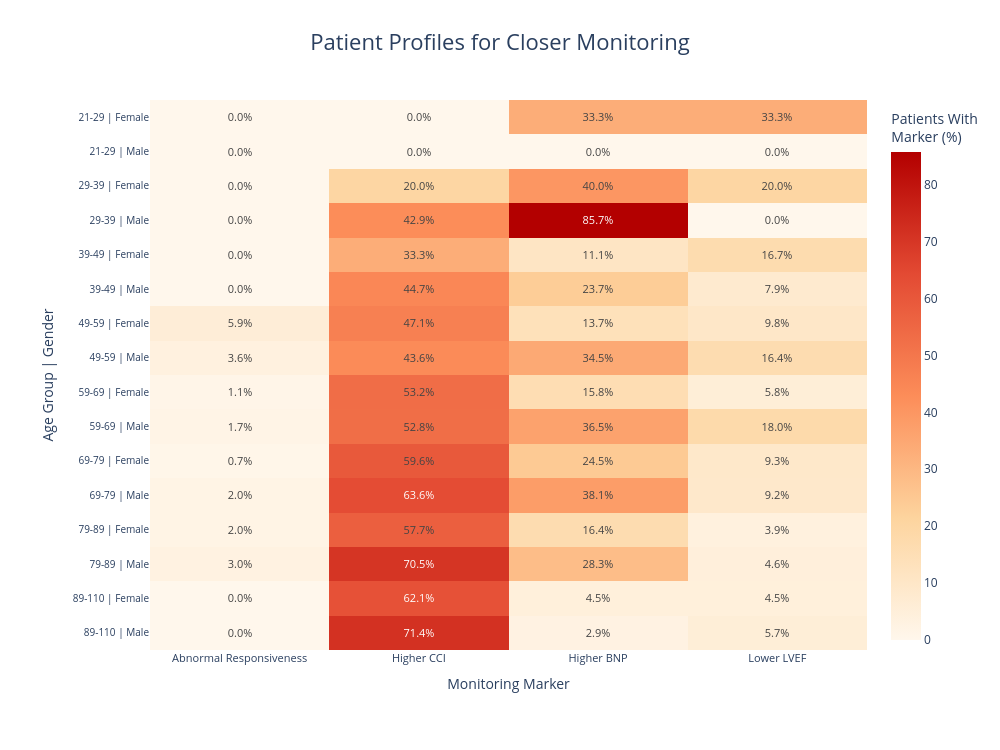

Write notebook code for a chart like this one.
### Code cell
# ------------------------------------------------------------
# STEP 2: CHECK REQUIRED COLUMNS
# ------------------------------------------------------------

required_cols = [
    "inpatient_number",
    "agecat",
    "gender",
    "consciousness",
    "cci_score",
    "lvef",
    "brain_natriuretic_peptide"
]

missing_cols = [
    col for col in required_cols
    if col not in df_priority.columns
]

if missing_cols:
    print("Missing columns:", missing_cols)
else:
    print("All required columns are available.")


# ------------------------------------------------------------
# STEP 3: CONVERT CLINICAL MARKERS TO NUMERIC
# ------------------------------------------------------------

numeric_cols = [
    "cci_score",
    "lvef",
    "brain_natriuretic_peptide"
]

for col in numeric_cols:
    df_priority[col] = pd.to_numeric(
        df_priority[col],
        errors="coerce"
    )


# ------------------------------------------------------------
# STEP 4: CREATE ABNORMAL RESPONSIVENESS FLAG
# ------------------------------------------------------------

# Clear consciousness = 0
# Any other recorded consciousness state = 1

df_priority["Abnormal_Response"] = (
    df_priority["consciousness"]
    .astype(str)
    .str.strip()
    .str.lower()
    .ne("clear")
).astype(int)


# ------------------------------------------------------------
# STEP 5: CALCULATE DATASET-DERIVED THRESHOLDS
# ------------------------------------------------------------

# Higher CCI = top 25% of CCI values
cci_q75 = df_priority[
    "cci_score"
].quantile(0.75)

# Higher BNP = top 25% of BNP values
bnp_q75 = df_priority[
    "brain_natriuretic_peptide"
].quantile(0.75)

# Lower LVEF = bottom 25% of LVEF values
lvef_q25 = df_priority[
    "lvef"
].quantile(0.25)


# Display thresholds
print("\nDATASET-DERIVED THRESHOLDS")
print("--------------------------------")

print(
    "75th percentile CCI:",
    round(cci_q75, 2)
)

print(
    "75th percentile BNP:",
    round(bnp_q75, 2)
)

print(
    "25th percentile LVEF:",
    round(lvef_q25, 2)
)


# ------------------------------------------------------------
# STEP 6: CREATE MONITORING MARKER FLAGS
# ------------------------------------------------------------

# Higher CCI
df_priority["High_CCI"] = (
    df_priority["cci_score"] >= cci_q75
).astype(int)


# Higher BNP
df_priority["Higher_BNP"] = (
    df_priority[
        "brain_natriuretic_peptide"
    ] >= bnp_q75
).astype(int)


# Lower LVEF
df_priority["Lower_LVEF"] = (
    df_priority["lvef"] <= lvef_q25
).astype(int)


# ------------------------------------------------------------
# STEP 7: CREATE PATIENT PROFILE
# ------------------------------------------------------------

# Combine Age Group and Gender

df_priority["Patient_Profile"] = (
    df_priority["agecat"]
    .astype(str)
    .str.strip()
    + " | "
    + df_priority["gender"]
    .astype(str)
    .str.strip()
)


# ------------------------------------------------------------
# STEP 8: SUMMARIZE RISK MARKERS BY PATIENT PROFILE
# ------------------------------------------------------------

profile_summary = (
    df_priority
    .groupby("Patient_Profile")
    .agg(

        Patients=(
            "inpatient_number",
            "count"
        ),

        Abnormal_Response=(
            "Abnormal_Response",
            "mean"
        ),

        High_CCI=(
            "High_CCI",
            "mean"
        ),

        Higher_BNP=(
            "Higher_BNP",
            "mean"
        ),

        Lower_LVEF=(
            "Lower_LVEF",
            "mean"
        )
    )
)


# ------------------------------------------------------------
# STEP 9: CONVERT MARKER RATES TO PERCENTAGES
# ------------------------------------------------------------

heatmap_data = (
    profile_summary[
        [
            "Abnormal_Response",
            "High_CCI",
            "Higher_BNP",
            "Lower_LVEF"
        ]
    ] * 100
)


# Rename columns for chart
heatmap_data.columns = [
    "Abnormal Responsiveness",
    "Higher CCI",
    "Higher BNP",
    "Lower LVEF"
]


print("\nPATIENT PROFILE RISK MARKERS (%)")
print("--------------------------------")

display(
    heatmap_data.round(1)
)


# ------------------------------------------------------------
# STEP 10: CREATE INTERACTIVE PRESCRIPTIVE HEATMAP
# ------------------------------------------------------------

fig_heatmap = go.Figure(

    data=go.Heatmap(

        z=heatmap_data.values,

        x=heatmap_data.columns,

        y=heatmap_data.index,

        # Percentage displayed inside cells
        text=np.round(
            heatmap_data.values,
            1
        ),

        texttemplate="%{text:.1f}%",

        textfont=dict(
            size=11
        ),

        # Custom color scale
        colorscale=[
            [0.00, "#FFF7EC"],
            [0.25, "#FDD49E"],
            [0.50, "#FC8D59"],
            [0.75, "#E34A33"],
            [1.00, "#B30000"]
        ],

        # Interactive hover
        hovertemplate=(
            "<b>Patient Profile:</b> %{y}<br>"
            "<b>Monitoring Marker:</b> %{x}<br>"
            "<b>Patients With Marker:</b> %{z:.1f}%"
            "<extra></extra>"
        ),

        colorbar=dict(
            title="Patients With<br>Marker (%)"
        )
    )
)


# ------------------------------------------------------------
# STEP 11: FORMAT INTERACTIVE HEATMAP
# ------------------------------------------------------------

fig_heatmap.update_layout(

    title=dict(
        text=(
            "Patient Profiles for Closer Monitoring"
        ),
        x=0.5,
        xanchor="center",
        font=dict(
            size=22
        )
    ),

    xaxis=dict(
        title="Monitoring Marker",
        tickfont=dict(size=11)
    ),

    yaxis=dict(
        title="Age Group | Gender",
        tickfont=dict(size=10),
        autorange="reversed"
    ),

    width=1000,
    height=750,

    template="plotly_white",

    margin=dict(
        l=150,
        r=100,
        t=100,
        b=100
    )
)


# Display interactive heatmap
fig_heatmap.show()


# ------------------------------------------------------------
# STEP 12: CREATE TOTAL MARKER COUNT FOR EACH PATIENT
# ------------------------------------------------------------

marker_cols = [
    "Abnormal_Response",
    "High_CCI",
    "Higher_BNP",
    "Lower_LVEF"
]


df_priority["Marker_Count"] = (
    df_priority[
        marker_cols
    ].sum(axis=1)
)


# ------------------------------------------------------------
# STEP 13: IDENTIFY PATIENTS WITH MULTIPLE MARKERS
# ------------------------------------------------------------

# Patient has multiple markers when 2 or more
# monitoring indicators are present

df_priority["Multiple_Markers"] = (
    df_priority["Marker_Count"] >= 2
).astype(int)


# ------------------------------------------------------------
# STEP 14: CREATE MONITORING PRIORITY LEVEL
# ------------------------------------------------------------

def assign_priority(marker_count):

    if marker_count >= 3:
        return "High Priority"

    elif marker_count == 2:
        return "Moderate Priority"

    else:
        return "Routine Priority"


df_priority["Monitoring_Priority"] = (
    df_priority["Marker_Count"]
    .apply(assign_priority)
)


# ------------------------------------------------------------
# STEP 15: CREATE PRIORITY SUMMARY BY AGE AND GENDER
# ------------------------------------------------------------

priority_summary = (
    df_priority
    .groupby(
        ["agecat", "gender"]
    )
    .agg(

        Patients=(
            "inpatient_number",
            "count"
        ),

        Multiple_Marker_Patients=(
            "Multiple_Markers",
            "sum"
        ),

        Average_Marker_Count=(
            "Marker_Count",
            "mean"
        )
    )
    .reset_index()
)


# ------------------------------------------------------------
# STEP 16: CALCULATE MULTIPLE-MARKER PERCENTAGE
# ------------------------------------------------------------

priority_summary[
    "Multiple_Marker_Percent"
] = (

    priority_summary[
        "Multiple_Marker_Patients"
    ]

    /

    priority_summary[
        "Patients"
    ]

    * 100

).round(2)


# ------------------------------------------------------------
# STEP 17: CREATE PATIENT PROFILE FOR BAR CHART
# ------------------------------------------------------------

priority_summary["Patient_Profile"] = (

    priority_summary[
        "agecat"
    ].astype(str)

    + " | "

    + priority_summary[
        "gender"
    ].astype(str)
)


# ------------------------------------------------------------
# STEP 18: SORT PATIENT PROFILES
# ------------------------------------------------------------

priority_summary = (
    priority_summary
    .sort_values(
        "Multiple_Marker_Percent",
        ascending=True
    )
)


print(
    "\nPATIENT MONITORING PRIORITY SUMMARY"
)

print(
    "--------------------------------"
)

display(
    priority_summary
)


# ------------------------------------------------------------
# STEP 19: CREATE INTERACTIVE PRIORITY BAR CHART
# ------------------------------------------------------------

fig_priority = px.bar(

    priority_summary,

    x="Multiple_Marker_Percent",

    y="Patient_Profile",

    orientation="h",

    color="Multiple_Marker_Percent",

    color_continuous_scale=[
        "#FFF7EC",
        "#FDD49E",
        "#FC8D59",
        "#E34A33",
        "#B30000"
    ],

    text="Multiple_Marker_Percent",

    hover_data={

        "Patients": True,

        "Multiple_Marker_Patients":
            True,

        "Average_Marker_Count":
            ":.2f",

        "Multiple_Marker_Percent":
            ":.1f"
    },

    labels={

        "Multiple_Marker_Percent":
            "Patients With Multiple Risk Markers (%)",

        "Patient_Profile":
            "Age Group | Gender"
    },

    title=(
        "Patient Profiles Prioritized "
        "for Closer Monitoring"
    )
)

### Figure 1 — Plotly figure (JSON) as saved in the notebook; plotly's stock layout.template omitted (floating-point values rounded to 4 significant figures)
{"data": [{"colorbar": {"title": {"text": "Patients With<br>Marker (%)"}}, "colorscale": [[0, "#FFF7EC"], [0.25, "#FDD49E"], [0.5, "#FC8D59"], [0.75, "#E34A33"], [1, "#B30000"]], "hovertemplate": "<b>Patient Profile:</b> %{y}<br><b>Monitoring Marker:</b> %{x}<br><b>Patients With Marker:</b> %{z:.1f}%<extra></extra>", "text": [[0.0, 0.0, 33.3, 33.3], [0.0, 0.0, 0.0, 0.0], [0.0, 20.0, 40.0, 20.0], [0.0, 42.9, 85.7, 0.0], [0.0, 33.3, 11.1, 16.7], [0.0, 44.7, 23.7, 7.9], [5.9, 47.1, 13.7, 9.8], [3.6, 43.6, 34.5, 16.4], [1.1, 53.2, 15.8, 5.8], [1.7, 52.8, 36.5, 18.0], [0.7, 59.6, 24.5, 9.3], [2.0, 63.6, 38.1, 9.2], [2.0, 57.7, 16.4, 3.9], [3.0, 70.5, 28.3, 4.6], [0.0, 62.1, 4.5, 4.5], [0.0, 71.4, 2.9, 5.7]], "textfont": {"size": 11}, "texttemplate": "%{text:.1f}%", "type": "heatmap", "x": ["Abnormal Responsiveness", "Higher CCI", "Higher BNP", "Lower LVEF"], "y": ["21-29 | Female", "21-29 | Male", "29-39 | Female", "29-39 | Male", "39-49 | Female", "39-49 | Male", "49-59 | Female", "49-59 | Male", "59-69 | Female", "59-69 | Male", "69-79 | Female", "69-79 | Male", "79-89 | Female", "79-89 | Male", "89-110 | Female", "89-110 | Male"], "z": [[0.0, 0.0, 33.33, 33.33], [0.0, 0.0, 0.0, 0.0], [0.0, 20.0, 40.0, 20.0], [0.0, 42.86, 85.71, 0.0], [0.0, 33.33, 11.11, 16.67], [0.0, 44.74, 23.68, 7.895], [5.882, 47.06, 13.73, 9.804], [3.636, 43.64, 34.55, 16.36], [1.053, 53.16, 15.79, 5.789], [1.685, 52.81, 36.52, 17.98], [0.7126, 59.62, 24.47, 9.264], [2.041, 63.61, 38.1, 9.184], [1.956, 57.7, 16.38, 3.912], [2.954, 70.46, 28.27, 4.641], [0.0, 62.12, 4.545, 4.545], [0.0, 71.43, 2.857, 5.714]]}], "layout": {"height": 750, "margin": {"b": 100, "l": 150, "r": 100, "t": 100}, "title": {"font": {"size": 22}, "text": "Patient Profiles for Closer Monitoring", "x": 0.5, "xanchor": "center"}, "width": 1000, "xaxis": {"tickfont": {"size": 11}, "title": {"text": "Monitoring Marker"}}, "yaxis": {"autorange": "reversed", "tickfont": {"size": 10}, "title": {"text": "Age Group | Gender"}}}}
